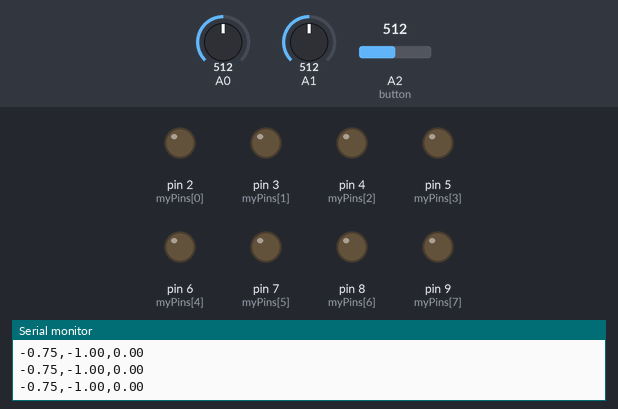
Recording of a sketch running on a simulated Arduino Uno, built with avr-gcc and run on an emulated ATmega328P. On the bench: output pins drawn as LEDs (lit = HIGH), the last lines printed to the serial monitor. The test bench sets the inputs (shaded band); at power-on: A0 = 512, A1 = 512, A2 (button) = 512.

Above: at 1.2 s.
1.3 s: A0 set to 268
2.8 s: A0 set to 243
At 4.0 s:
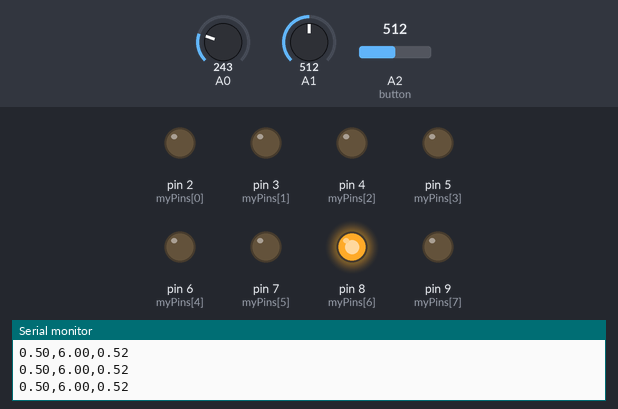
4.3 s: A1 set to 655
7.3 s: A1 set to 673
At 8.0 s:
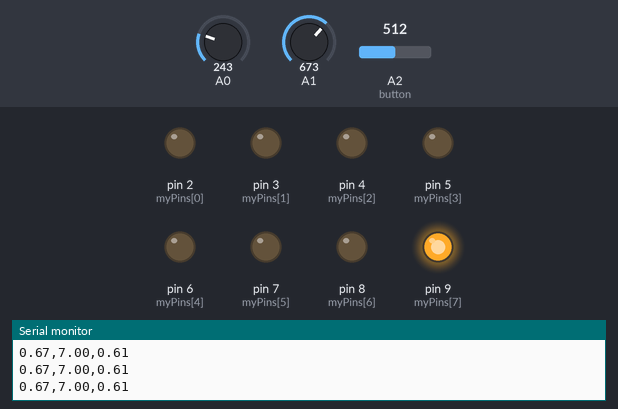
8.8 s: A0 set to 301
10.3 s: A0 set to 326
At 11.4 s:
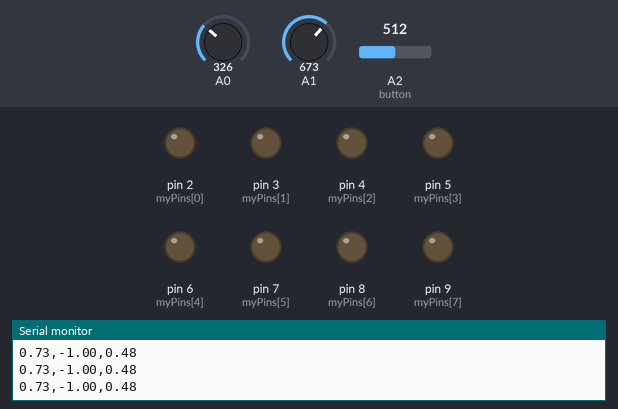
Timing chart, 0 to 13.3 s (numbered marks = the images above; inputs shaded):
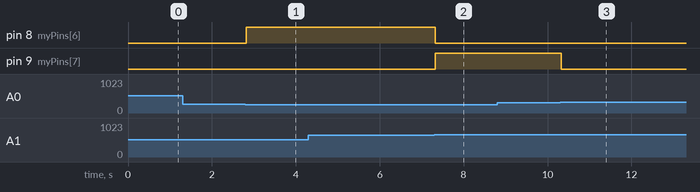

The sketch:

sketch_nov30a.ino
```cpp
// Pins corresponding to motors in the headband
int myPins [] = {2, 3, 4, 5, 6, 7, 8, 9};

// Number correponding to a motor at a specific location on the head
double motorNumber = 0;

// Voltage Inputs
double Vy;
double Vx;
double Vbutton;

// Orientation Information
double u;
double v;
double theta;
double mag;

// Joystick Sensetivity
double thresh = 0.5;

// Button press
bool buttonPress;

//Overides all actions if true
bool overide = 0;

int count = 0;
int debounce = 10;

void setup()
{
  Serial.begin(9600);
  for (int i = 0; i <= 7; i++) pinMode(myPins[i], OUTPUT);

  pinMode(A0, INPUT);
  pinMode(A1, INPUT);
  pinMode(A2, INPUT);

}

void loop()
{
  Vy = analogRead(A0); // Read the Joystick y pos
  Vx = analogRead(A1); // Read the Joystick x pos
  Vbutton = analogRead(A2); // Read Joystick button

  u = (Vy) / 1023 * 2 - 1; // Convert (Vx,Vy) to a vector inside the unit circle
  v = (Vx) / 1023 * 2 - 1;

//  if(Vbutton < 1){
//    count++;
//  } else {
//    count = 0;
//  }

//  if(count > debounce){
//  buttonPress = true;
//  } else {
//    buttonPress = false;
//  }
//
//  if (buttonPress) {
//    overide = true;
//    on();
//  } else {
//    overide = false;
//    off();
//  }

  if (!overide) {
    point(u, v);
  }


}

void point(double x, double y) {
  theta = -atan2(x, -y) / 3.14; // find the angle of the Joystick from vertial
  mag = sqrt(pow(x, 2) + pow(y, 2));

  if (mag > thresh) {
    motorNumber = int(theta*4.5)+4;
    if(motorNumber == 8){
      motorNumber = 0;
    }
  } else {
    motorNumber = -1;
  }

  Serial.print(theta);
  Serial.print(",");
  Serial.print(motorNumber);
  Serial.print(",");
  Serial.println(mag);

  for (int i = 0; i <= 7; i++) {
    if (i == motorNumber)
    {
      digitalWrite(myPins[i], HIGH);
    }
    else
    {
      digitalWrite(myPins[i], LOW);
    }
  }
}

void on() {
  for (int i = 0; i <= 7; i++) {
    digitalWrite(myPins[i], HIGH);
  }
}

void off() {
  for (int i = 0; i <= 7; i++) {
    digitalWrite(myPins[i], LOW);
  }
}

void buzz(int dt) {
  off();
  delay(100);

  for (int i = 0; i > 3; i++) {
    on();
    delay(dt);
    off();
    delay(dt);
  }
}
```

Measured:
- the behaviour switches between 256 and 255 on A0 (found by bisection; images 0 and 1)
- the behaviour switches between 666 and 667 on A1 (found by bisection; images 1 and 2)
- the behaviour switches between 313 and 314 on A0 (found by bisection; images 2 and 3)
- after the input at 2.8 s, pin 8 (myPins[6]): LOW → HIGH at once
- after the input at 7.3 s, pin 8 (myPins[6]): HIGH → LOW at once; pin 9 (myPins[7]): LOW → HIGH at once
- after the input at 10.3 s, pin 9 (myPins[7]): HIGH → LOW at once
